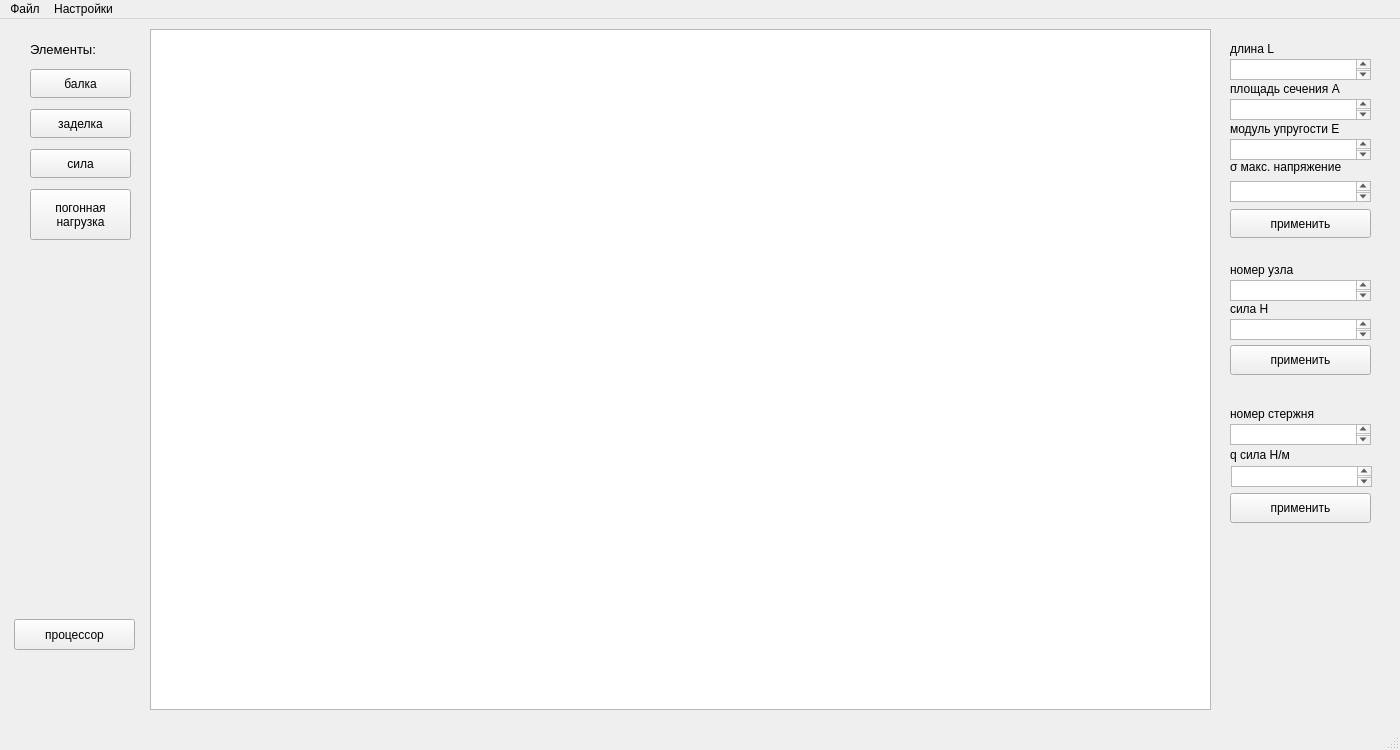
<?xml version="1.0" encoding="UTF-8"?>
<ui version="4.0">
 <class>superBARClass</class>
 <widget class="QMainWindow" name="superBARClass">
  <property name="geometry">
   <rect>
    <x>0</x>
    <y>0</y>
    <width>1400</width>
    <height>750</height>
   </rect>
  </property>
  <property name="minimumSize">
   <size>
    <width>1400</width>
    <height>750</height>
   </size>
  </property>
  <property name="maximumSize">
   <size>
    <width>1400</width>
    <height>750</height>
   </size>
  </property>
  <property name="windowTitle">
   <string>superBAR</string>
  </property>
  <widget class="QWidget" name="centralWidget">
   <widget class="QGraphicsView" name="graphicsView_1">
    <property name="geometry">
     <rect>
      <x>150</x>
      <y>10</y>
      <width>1061</width>
      <height>681</height>
     </rect>
    </property>
   </widget>
   <widget class="QLabel" name="label">
    <property name="geometry">
     <rect>
      <x>30</x>
      <y>20</y>
      <width>101</width>
      <height>20</height>
     </rect>
    </property>
    <property name="font">
     <font>
      <pointsize>10</pointsize>
     </font>
    </property>
    <property name="text">
     <string>Элементы:</string>
    </property>
   </widget>
   <widget class="QPushButton" name="pushButton_1">
    <property name="geometry">
     <rect>
      <x>30</x>
      <y>50</y>
      <width>101</width>
      <height>29</height>
     </rect>
    </property>
    <property name="text">
     <string>балка</string>
    </property>
   </widget>
   <widget class="QPushButton" name="pushButton_2">
    <property name="geometry">
     <rect>
      <x>30</x>
      <y>90</y>
      <width>101</width>
      <height>29</height>
     </rect>
    </property>
    <property name="text">
     <string>заделка</string>
    </property>
   </widget>
   <widget class="QPushButton" name="pushButton_3">
    <property name="geometry">
     <rect>
      <x>30</x>
      <y>130</y>
      <width>101</width>
      <height>29</height>
     </rect>
    </property>
    <property name="text">
     <string>сила</string>
    </property>
   </widget>
   <widget class="QWidget" name="widget_beam" native="true">
    <property name="geometry">
     <rect>
      <x>1220</x>
      <y>10</y>
      <width>161</width>
      <height>221</height>
     </rect>
    </property>
    <widget class="QLabel" name="label_4">
     <property name="geometry">
      <rect>
       <x>10</x>
       <y>10</y>
       <width>63</width>
       <height>20</height>
      </rect>
     </property>
     <property name="text">
      <string>длина L</string>
     </property>
    </widget>
    <widget class="QLabel" name="label_5">
     <property name="geometry">
      <rect>
       <x>10</x>
       <y>50</y>
       <width>151</width>
       <height>20</height>
      </rect>
     </property>
     <property name="text">
      <string>площадь сечения A</string>
     </property>
    </widget>
    <widget class="QTextEdit" name="textEdit_3">
     <property name="geometry">
      <rect>
       <x>10</x>
       <y>30</y>
       <width>141</width>
       <height>21</height>
      </rect>
     </property>
    </widget>
    <widget class="QTextEdit" name="textEdit_4">
     <property name="geometry">
      <rect>
       <x>10</x>
       <y>70</y>
       <width>141</width>
       <height>21</height>
      </rect>
     </property>
    </widget>
    <widget class="QPushButton" name="pushButton_4">
     <property name="geometry">
      <rect>
       <x>10</x>
       <y>180</y>
       <width>141</width>
       <height>29</height>
      </rect>
     </property>
     <property name="text">
      <string>применить</string>
     </property>
    </widget>
    <widget class="QLabel" name="label_6">
     <property name="geometry">
      <rect>
       <x>10</x>
       <y>90</y>
       <width>161</width>
       <height>20</height>
      </rect>
     </property>
     <property name="text">
      <string>модуль упругости E</string>
     </property>
    </widget>
    <widget class="QTextEdit" name="textEdit_5">
     <property name="geometry">
      <rect>
       <x>10</x>
       <y>110</y>
       <width>141</width>
       <height>21</height>
      </rect>
     </property>
    </widget>
    <widget class="QLabel" name="label_7">
     <property name="geometry">
      <rect>
       <x>10</x>
       <y>122</y>
       <width>141</width>
       <height>31</height>
      </rect>
     </property>
     <property name="text">
      <string>σ макс. напряжение</string>
     </property>
    </widget>
    <widget class="QTextEdit" name="textEdit_6">
     <property name="geometry">
      <rect>
       <x>10</x>
       <y>152</y>
       <width>141</width>
       <height>21</height>
      </rect>
     </property>
    </widget>
   </widget>
   <widget class="QWidget" name="widget_force" native="true">
    <property name="geometry">
     <rect>
      <x>1220</x>
      <y>240</y>
      <width>171</width>
      <height>131</height>
     </rect>
    </property>
    <widget class="QLabel" name="label_8">
     <property name="geometry">
      <rect>
       <x>10</x>
       <y>1</y>
       <width>171</width>
       <height>20</height>
      </rect>
     </property>
     <property name="text">
      <string>номер узла</string>
     </property>
    </widget>
    <widget class="QTextEdit" name="textEdit_7">
     <property name="geometry">
      <rect>
       <x>10</x>
       <y>21</y>
       <width>141</width>
       <height>21</height>
      </rect>
     </property>
    </widget>
    <widget class="QLabel" name="label_9">
     <property name="geometry">
      <rect>
       <x>10</x>
       <y>40</y>
       <width>151</width>
       <height>20</height>
      </rect>
     </property>
     <property name="text">
      <string>сила H</string>
     </property>
    </widget>
    <widget class="QTextEdit" name="textEdit_8">
     <property name="geometry">
      <rect>
       <x>10</x>
       <y>60</y>
       <width>141</width>
       <height>21</height>
      </rect>
     </property>
    </widget>
    <widget class="QPushButton" name="pushButton_5">
     <property name="geometry">
      <rect>
       <x>10</x>
       <y>86</y>
       <width>141</width>
       <height>30</height>
      </rect>
     </property>
     <property name="text">
      <string>применить</string>
     </property>
    </widget>
   </widget>
   <widget class="QWidget" name="widget_l_load" native="true">
    <property name="geometry">
     <rect>
      <x>1220</x>
      <y>380</y>
      <width>171</width>
      <height>131</height>
     </rect>
    </property>
    <widget class="QTextEdit" name="textEdit_9">
     <property name="geometry">
      <rect>
       <x>10</x>
       <y>25</y>
       <width>141</width>
       <height>21</height>
      </rect>
     </property>
    </widget>
    <widget class="QLabel" name="label_10">
     <property name="geometry">
      <rect>
       <x>10</x>
       <y>5</y>
       <width>111</width>
       <height>20</height>
      </rect>
     </property>
     <property name="text">
      <string>номер стержня</string>
     </property>
    </widget>
    <widget class="QPushButton" name="pushButton_6">
     <property name="geometry">
      <rect>
       <x>10</x>
       <y>94</y>
       <width>141</width>
       <height>30</height>
      </rect>
     </property>
     <property name="text">
      <string>применить</string>
     </property>
    </widget>
    <widget class="QLabel" name="label_11">
     <property name="geometry">
      <rect>
       <x>10</x>
       <y>46</y>
       <width>151</width>
       <height>20</height>
      </rect>
     </property>
     <property name="text">
      <string>q сила H/м</string>
     </property>
    </widget>
    <widget class="QTextEdit" name="textEdit_11">
     <property name="geometry">
      <rect>
       <x>11</x>
       <y>67</y>
       <width>141</width>
       <height>21</height>
      </rect>
     </property>
    </widget>
   </widget>
   <widget class="QPushButton" name="pushButton_7">
    <property name="geometry">
     <rect>
      <x>30</x>
      <y>170</y>
      <width>101</width>
      <height>51</height>
     </rect>
    </property>
    <property name="text">
     <string>погонная
нагрузка</string>
    </property>
   </widget>
   <widget class="QPushButton" name="pushButton_8">
    <property name="geometry">
     <rect>
      <x>14</x>
      <y>600</y>
      <width>121</width>
      <height>31</height>
     </rect>
    </property>
    <property name="text">
     <string>процессор</string>
    </property>
   </widget>
  </widget>
  <widget class="QMenuBar" name="menuBar">
   <property name="geometry">
    <rect>
     <x>0</x>
     <y>0</y>
     <width>1400</width>
     <height>25</height>
    </rect>
   </property>
   <widget class="QMenu" name="menu">
    <property name="title">
     <string>Файл</string>
    </property>
    <addaction name="action"/>
    <addaction name="action_2"/>
    <addaction name="action_3"/>
   </widget>
   <widget class="QMenu" name="menu_2">
    <property name="title">
     <string>Настройки</string>
    </property>
    <addaction name="action_4"/>
    <addaction name="action_5"/>
    <addaction name="action_6"/>
    <addaction name="action_7"/>
    <addaction name="action_8"/>
   </widget>
   <addaction name="menu"/>
   <addaction name="menu_2"/>
  </widget>
  <widget class="QStatusBar" name="statusBar"/>
  <action name="action">
   <property name="text">
    <string>Открыть</string>
   </property>
  </action>
  <action name="action_2">
   <property name="text">
    <string>Сохранить</string>
   </property>
  </action>
  <action name="action_3">
   <property name="text">
    <string>Сохранить как</string>
   </property>
  </action>
  <action name="action_4">
   <property name="text">
    <string>Подписать стержни</string>
   </property>
  </action>
  <action name="action_5">
   <property name="text">
    <string>Подписать узлы</string>
   </property>
  </action>
  <action name="action_6">
   <property name="text">
    <string>Очистить фрейм</string>
   </property>
  </action>
  <action name="action_7">
   <property name="text">
    <string>Очистить график</string>
   </property>
  </action>
  <action name="action_8">
   <property name="text">
    <string>Масштабирование графика</string>
   </property>
  </action>
 </widget>
 <layoutdefault spacing="6" margin="11"/>
 <resources>
  <include location="superBAR.qrc"/>
 </resources>
 <connections/>
</ui>
